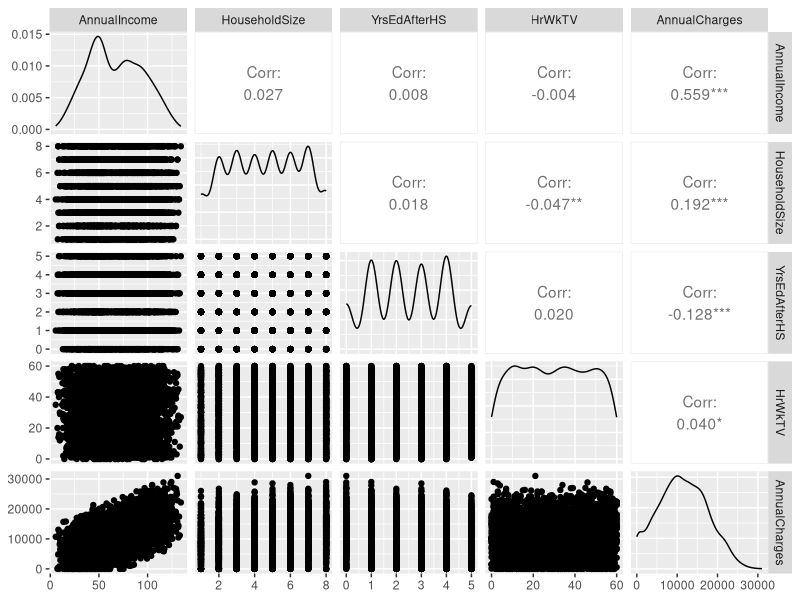

Recreate this plot in R.
## ---- chunk 1
library(tidyverse)
library(GGally)
library(MASS)
library(leaps)
library(caret)
## ---- chunk 2
credit <- read_csv("CreditData.csv")
## ---- chunk 3
credit <- credit %>% drop_na()
str(credit)
## ---- chunk 4
train.rows <- createDataPartition(y= credit$AnnualCharges, p= 0.7, list = FALSE)
train <- credit[train.rows,]
test <- credit[-train.rows,]
## ---- chunk 5
ggpairs(train)
## ---- chunk 6
mod1 <- lm(AnnualCharges ~ AnnualIncome, train)
summary(mod1)
## ---- chunk 7
test_preds<- predict(mod1, newdata = test)
## ---- chunk 8
SSE <- sum((test$AnnualCharges - test_preds)^2)
SST <- sum((test$AnnualCharges - mean(test$AnnualCharges))^2)
1 - SSE/SST
